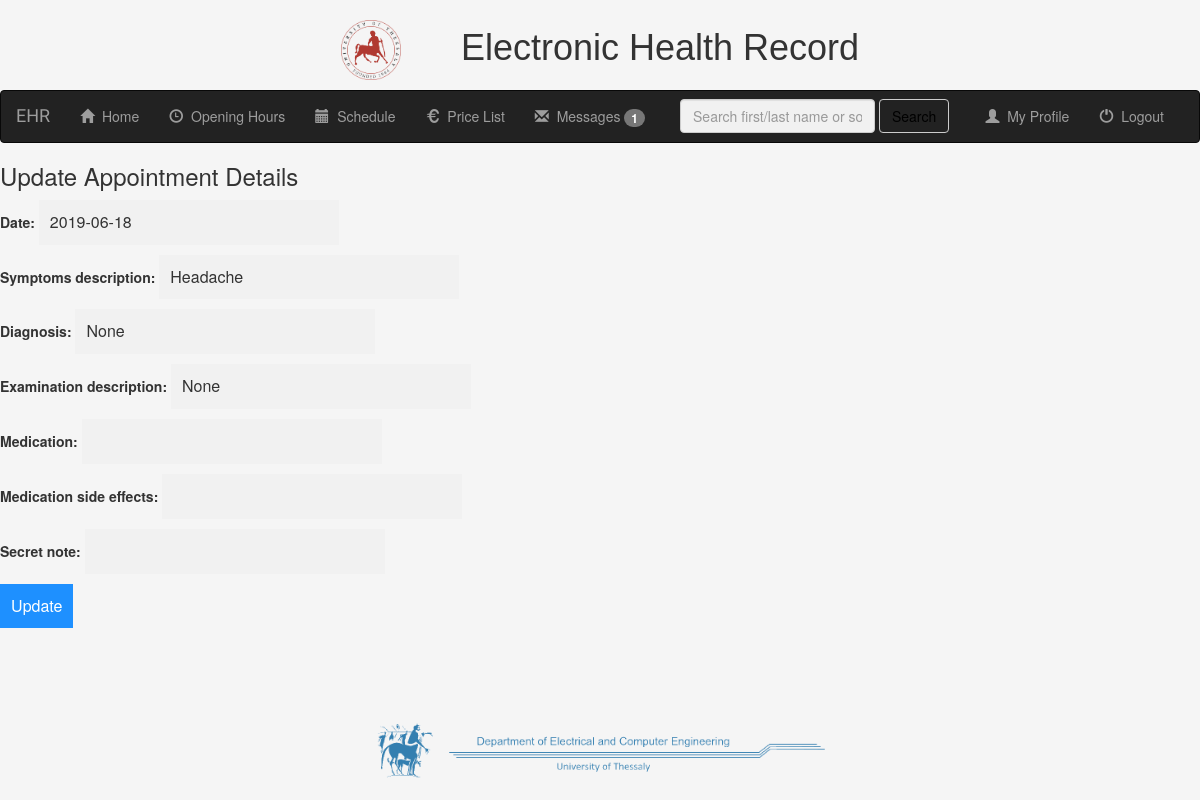
The app's page /mr/patient_details/appointment/edit/66/ (signed in) with its own data.
### mr/models.py (models this page shows, shortened)
class Appointments(models.Model):
    patient = models.ForeignKey(PatientProfile, on_delete=models.CASCADE)
    doctor = models.ForeignKey(UserProfile, on_delete=models.CASCADE)
    date = models.DateField(null=False, default=date.today)
    symptoms_description = models.CharField(max_length=1000, blank=True)
    diagnosis = models.CharField(max_length=2000, default='None')
    examination_description = models.CharField(max_length=5000, default='None')
    medication = models.CharField(max_length=500, blank=True)
    medication_side_effects = models.CharField(max_length=1000, blank=True)
    secret_note = models.CharField(max_length=1000, blank=True)

### mr/views.py (the view, shortened to what this page needs)
# urls.py: path('patient_details/appointment/edit/<int:pk>/', views.AppointmentUpdate.as_view(), name='update_appointment'),
class AppointmentUpdate(generic.UpdateView):
    model = Appointments
    fields = ['date', 'symptoms_description', 'diagnosis', 'examination_description', 'medication', 'medication_side_effects', 'secret_note']
    template_name = "mr/update_appointment.html"
    def get_context_data(self, **kwargs):
        context = super(AppointmentUpdate, self).get_context_data(**kwargs)
        context['received_messages'] = Message.objects.filter(receiver=self.request.user, was_read=False)
        return context

### mr/templates/mr/update_appointment.html (shortened to what this page needs)
{% extends 'mr/base.html' %}
{% block body_block %}
    <h3>Update Appointment Details</h3>
    <form method="post">
        {{ form.as_p }}
        <input type="submit" value="Update">
    </form>
{% endblock %}

### mr/static/mr/css/style.css (style rules this page uses)
body { background-color: whitesmoke; height: 90%; margin-bottom: 10%; }
input { border: 1px solid transparent; background-color: #f1f1f1; padding: 10px; font-size: 16px; }
input[type=text] { background-color: #f1f1f1; width: 25%; }
input[type=submit] { background-color: DodgerBlue; color: #fff; cursor: pointer; }

### records on screen
Appointments: date "2019-06-18", symptoms_description "Headache", diagnosis "None", examination_description "None"

### other values on screen
{{ received_messages.count }} "1"
